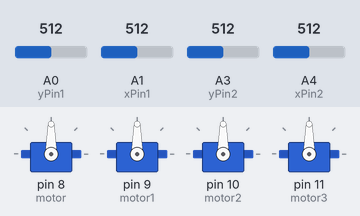
Bench run of a sketch on a simulated Arduino Uno, built with avr-gcc and run on an emulated ATmega328P. Shown: 4 × servo. Inputs (shaded band) come from the test bench; at power-on: A0 (yPin1) = 512, A1 (xPin1) = 512, A3 (yPin2) = 512, A4 (xPin2) = 512.

Above: at 1.2 s.
1.3 s: A0 (yPin1) set to 716
At 1.8 s:
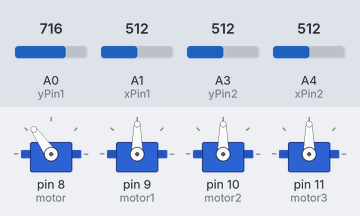
2.8 s: A1 (xPin1) set to 716
At 4.0 s:
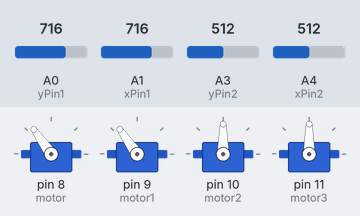
4.3 s: A3 (yPin2) set to 716
At 5.3 s:
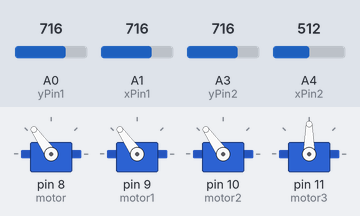
5.8 s: A4 (xPin2) set to 716
At 6.4 s:
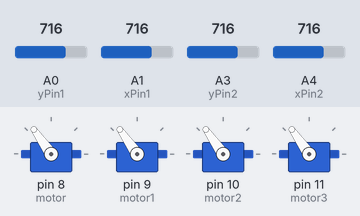
7.3 s: A0 (yPin1) set to 992
At 7.6 s:
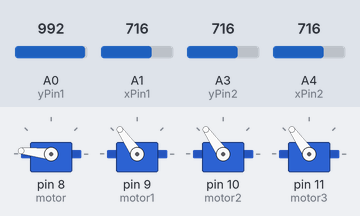
8.8 s: A1 (xPin1) set to 992
At 9.9 s:
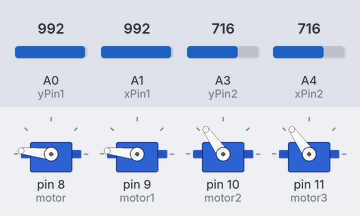
Timing chart, 0 to 11.3 s (numbered marks = the images above; inputs shaded):
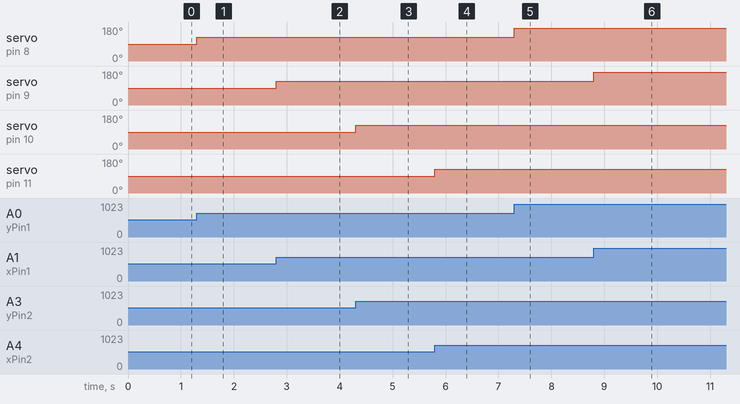

The sketch:

Joystick_Controlled_Robot_Arm.ino
```cpp
#include <Servo.h>
Servo motor;
Servo motor1;
Servo motor2;
Servo motor3;
#define yPin1 A0
#define xPin1 A1
#define yPin2 A3
#define xPin2 A4
void setup() {

motor.attach(8);
motor1.attach(9);
motor2.attach(10);
motor3.attach(11);
}

void loop() {

int ydeger1 = analogRead(yPin1);
int xdeger1 = analogRead(xPin1);
int xderece1 = map(xdeger1,0,1023,0,180);
int yderece1 = map(ydeger1,0,1023,0,180);
int ydeger2 = analogRead(yPin2);
int xdeger2 = analogRead(xPin2);
int xderece2 = map(xdeger2,0,1023,0,180);
int yderece2 = map(ydeger2,0,1023,0,180);
motor.write(yderece1);
motor1.write(xderece1);
motor2.write(yderece2);
motor3.write(xderece2);
}
```

Measured:
- after the input at 1.3 s, servo on pin 8 (motor): 90° → 125° at once
- after the input at 2.8 s, servo on pin 9 (motor1): 90° → 125° at once
- after the input at 4.3 s, servo on pin 10 (motor2): 90° → 125° at once
- after the input at 5.8 s, servo on pin 11 (motor3): 90° → 125° at once
- after the input at 7.3 s, servo on pin 8 (motor): 125° → 174° at once
- after the input at 8.8 s, servo on pin 9 (motor1): 125° → 174° at once
